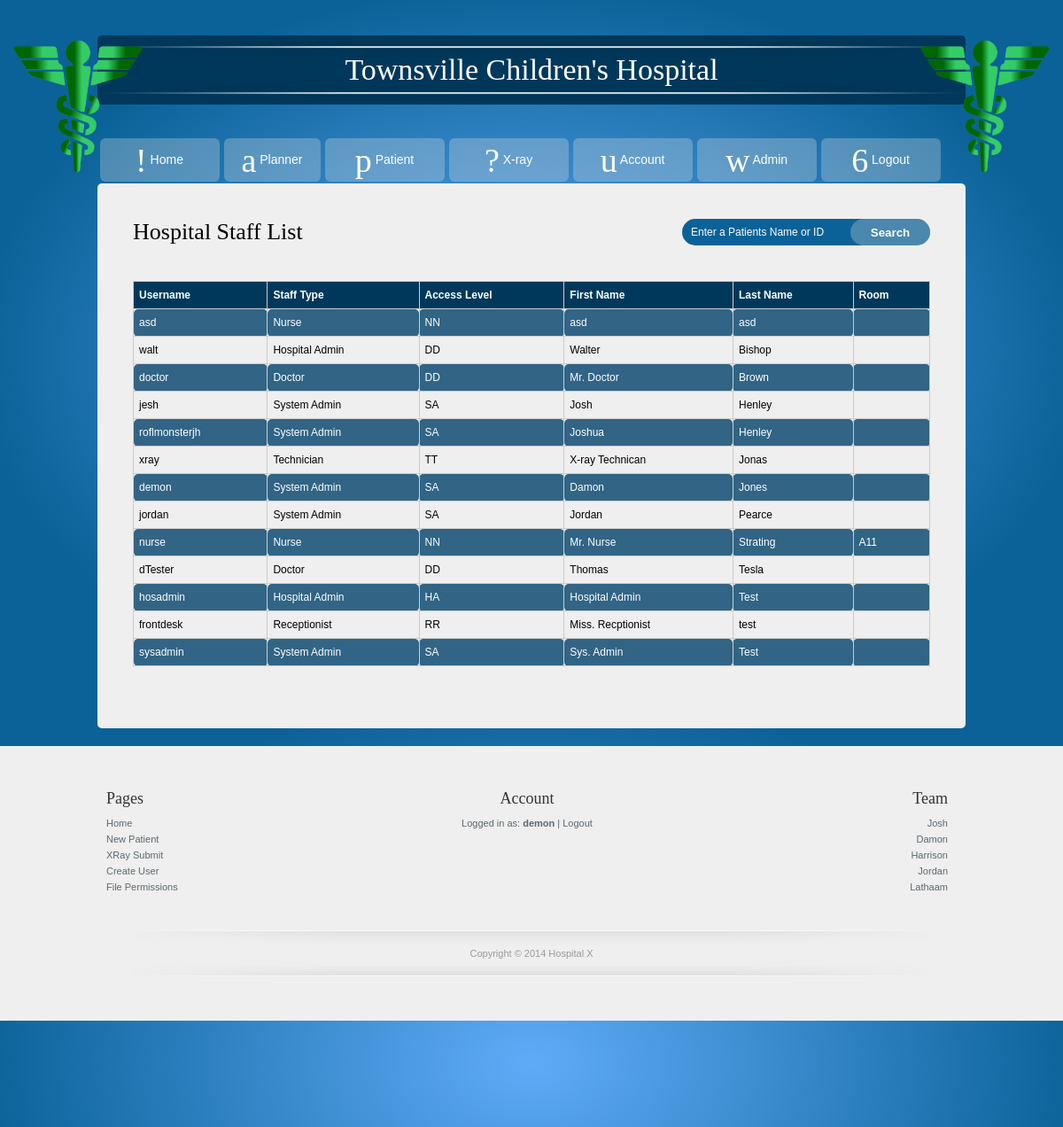
Screenshot of /users.php (signed in) with the database file from the repository.
### tables this page shows
CREATE TABLE IF NOT EXISTS `users` (
  `Username` varchar(20) NOT NULL,
  `Password` varchar(50) NOT NULL,
  `AccessCode` varchar(20) DEFAULT NULL,
  PRIMARY KEY (`Username`)
);

CREATE TABLE IF NOT EXISTS `staff` (
  `Username` varchar(20) NOT NULL,
  `StaffID` decimal(6,0) NOT NULL,
  `Stafftype` varchar(15) NOT NULL,
  `Room` varchar(10) NOT NULL DEFAULT '',
  `Lastname` varchar(30) NOT NULL,
  `Firstname` varchar(30) NOT NULL,
  PRIMARY KEY (`StaffID`),
  KEY `Username` (`Username`)
);

### users.php (the view, shortened to what this page needs)
<?php
	include 'header.php';
	if(checkFilePermission(__FILE__, $mysqli)){
?>
				<?php
					if(isset($_GET['search']) && $_GET['search'] != ""){
						$r = multiSQL("SELECT u.Username, Stafftype, AccessCode, Firstname, Lastname, Room FROM users u join staff s on u.Username = s.Username WHERE Firstname LIKE '%" . $_GET['search'] . "%' OR Lastname LIKE '%" . $_GET['search'] . "%' OR u.Username LIKE '%" . $_GET['search'] . "%' OR Stafftype LIKE '%" . $_GET['search'] . "%' OR Room LIKE '%" . $_GET['search'] . "%' OR AccessCode LIKE '%" . $_GET['search'] . "%'ORDER BY AccessCode, Lastname, Firstname ASC",$mysqli);
						if($r->num_rows === 0){
							$title = 'No staff results for: "' . $_GET['search'] . '"';
						}
						else{
							$title = 'Search for: "' . $_GET['search'] . '"';
						}
					}
					else{
						$r = multiSQL("SELECT u.Username, Stafftype, AccessCode, Firstname, Lastname, Room FROM users u join staff s WHERE u.Username = s.Username ORDER BY Lastname, Firstname ASC",$mysqli);
						$title = 'Hospital Staff List';
					}
				?>
				<h2 style="display: inline;"><?php echo $title; ?></h2>
				<table id="patient_list">
					<thead>
					<tr>
						<th>Username</th>
						<th>Staff Type</th>
						<th>Access Level</th>
						<th>First Name</th>
						<th>Last Name</th>
						<th>Room</th>
					</tr>
					</thead>
					<tbody>
					<?php
					while($rows = mysqli_fetch_array($r,MYSQLI_BOTH)){
						echo '
						<tr onclick=\'window.location="./user.php?id=' . $rows['Username'] . '"\'>
							<td>'.$rows['Username'].'</td>
							<td>'.$rows['Stafftype'].'</td>
							<td>'.$rows['AccessCode'].'</td>
							<td>'.$rows['Firstname'].'</td>
							<td>'.$rows['Lastname'].'</td>
							<td>'.$rows['Room'].'</td>
						</tr>';
					} ?>
					</tbody>
				</table>
			<div class="clear h20"></div>
<?php } else { include 'permissionDenied.html'; } ?>
<?php include 'footer.php'; ?>

### style.css (style rules this page uses)
* { margin:0; padding:0; }
body { margin: 0; padding: 20px 0 0 0; color: #ccc; font-family: Verdana, Arial, Helvetica, sans-serif; font-size: 12px; line-height: 18px; background: -moz-radial-gradient(center, ellipse cover, #60abf8 0%, #0a6298 74%); background: -webkit-gradient(radial, center center, 0px, center center, 100%, color-stop(0%,#60abf8), color-stop(74%,#0a6298)); background: -webkit-radial-gradient(center, ellipse cover, #60abf8 0%,#0a6298 74%); background: -o-radial-gradient(center, ellipse cover, #60abf8 0%,#0a6298 74%); background: -ms-radial-gradient(center, ellipse cover, #60abf8 0%,#0a6298 74%); background: radial-gradient(ellipse at center, #60abf8 0%,#0a6298 74%); filter: progid:DXImageTransform.Microsoft.gradient( startColorstr='#60abf8', endColorstr='#0a6298',GradientType=1 ); }
h1, h2, h3, h4, h5, h6 { color:#000; font-weight:400; padding: 0; margin: 0 0 10px 0; font-family: Georgia, "Times New Roman", Times, serif; }
h2 { font-size:26px; margin-bottom: 30px; line-height: 30px; }
.clear { clear: both }
.h20 { height: 20px }
table { width: 100%; border-collapse: collapse; }
tr:nth-of-type(odd) { background: #316485; color: white; }
tr:nth-of-type(even) { color: black; }
th { background: #00385b; color: white; font-weight: bold; }
td, th { padding: 6px; border: 1px solid #ccc; text-align: left; }
td { border-radius:5px; }

### rows the page displays
users: Username "asd", staff.Stafftype "Nurse", AccessCode "NN", staff.Firstname "asd", staff.Lastname "asd"
users: Username "walt", staff.Stafftype "Hospital Admin", AccessCode "DD", staff.Firstname "Walter", staff.Lastname "Bishop"
users: Username "doctor", staff.Stafftype "Doctor", AccessCode "DD", staff.Firstname "Mr. Doctor", staff.Lastname "Brown"
users: Username "jesh", staff.Stafftype "System Admin", AccessCode "SA", staff.Firstname "Josh", staff.Lastname "Henley"
users: Username "roflmonsterjh", staff.Stafftype "System Admin", AccessCode "SA", staff.Firstname "Joshua", staff.Lastname "Henley"
users: Username "xray", staff.Stafftype "Technician", AccessCode "TT", staff.Firstname "X-ray Technican", staff.Lastname "Jonas"
users: Username "demon", staff.Stafftype "System Admin", AccessCode "SA", staff.Firstname "Damon", staff.Lastname "Jones"
users: Username "jordan", staff.Stafftype "System Admin", AccessCode "SA", staff.Firstname "Jordan", staff.Lastname "Pearce"
users: Username "nurse", staff.Stafftype "Nurse", AccessCode "NN", staff.Firstname "Mr. Nurse", staff.Lastname "Strating", staff.Room "A11"
users: Username "dTester", staff.Stafftype "Doctor", AccessCode "DD", staff.Firstname "Thomas", staff.Lastname "Tesla"
users: Username "hosadmin", staff.Stafftype "Hospital Admin", AccessCode "HA", staff.Firstname "Hospital Admin", staff.Lastname "Test"
users: Username "frontdesk", staff.Stafftype "Receptionist", AccessCode "RR", staff.Firstname "Miss. Recptionist", staff.Lastname "test"
users: Username "sysadmin", staff.Stafftype "System Admin", AccessCode "SA", staff.Firstname "Sys. Admin", staff.Lastname "Test"

### other values shown
$title "Hospital Staff List"
$_SESSION['User'] "demon"
